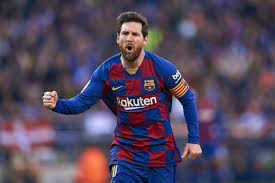
#> input picture messi5.jpg, 275 x 183 px, given in place of the camera
$ python grabcut2.py
#> lines starting #> are read from the running program, lines starting #| are printed output that depends on the picture; after the words box and inside, x2 and y2 are one past the last pixel; in counts of white or black regions, pixels touching at a corner belong together
#!/usr/bin/env python

import cv2
import numpy as np
import math
import struct
i = 0
def nothing(*args):
    pass

if __name__ == '__main__':

    cv2.namedWindow("result")
    cap = cv2.VideoCapture(0)

    cv2.namedWindow('color_filter')  # Main window
    cv2.namedWindow('Settings')
    cv2.createTrackbar('h1', 'Settings', 67, 255, nothing)
    cv2.createTrackbar('s1', 'Settings', 62, 255, nothing)
    cv2.createTrackbar('v1', 'Settings', 0, 255, nothing)
    cv2.createTrackbar('h2', 'Settings', 90, 255, nothing)
    cv2.createTrackbar('s2', 'Settings', 255, 255, nothing)
    cv2.createTrackbar('v2', 'Settings', 241, 255, nothing)
    cv2.createTrackbar('black', 'Settings', 0, 1, nothing)
    color_blue = (255, 0, 0)
    color_red = (0, 0, 128)

    while True:
        flag, img = cap.read()
#> img is the input picture: shape (183, 275, 3); mean B, G, R 91.9, 71.2, 82.6
        img = cv2.flip(img, 1)
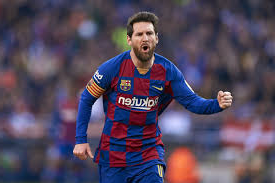
#> img: shape (183, 275, 3); mean B, G, R 91.9, 71.2, 82.6

        # [10 lines of commented-out code are left out]

        h1 = cv2.getTrackbarPos('h1', 'Settings')
        s1 = cv2.getTrackbarPos('s1', 'Settings')
        v1 = cv2.getTrackbarPos('v1', 'Settings')
        h2 = cv2.getTrackbarPos('h2', 'Settings')
        s2 = cv2.getTrackbarPos('s2', 'Settings')
        v2 = cv2.getTrackbarPos('v2', 'Settings')
        black=cv2.getTrackbarPos('black', 'Settings')
        hsv_min = np.array((h1, s1, v1), np.uint8)
        hsv_max = np.array((h2, s2, v2), np.uint8)

        try:
            hsv = cv2.cvtColor(img, cv2.COLOR_BGR2HSV)
#> hsv: shape (183, 275, 3); mean H, S, V 121.1, 95.1, 104.5
            thresh = cv2.inRange(hsv, hsv_min, hsv_max)
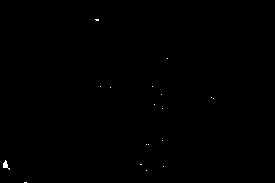
#> thresh: shape (183, 275); 0.12% white; 18 white regions (17 under 20 px)
            contours0, hierarchy = cv2.findContours(thresh.copy(), cv2.RETR_EXTERNAL, cv2.CHAIN_APPROX_NONE)
#> contours0 = 18 contours, 17 with area under 20; largest, box (x1, y1, x2, y2) and area: (3, 160, 10, 170) 20

            for cnt in contours0:
                rect = cv2.minAreaRect(cnt)
                box = cv2.boxPoints(rect)
                box = np.int0(box)
                center = (int(rect[0][0]), int(rect[0][1]))
                area = int(rect[1][0] * rect[1][1])
                if area > 500:
                    cv2.drawContours(img, [box], 0, color_blue, 2)
                    cv2.circle(img, center, 5, color_red, 2)
                    print(box[0][0])
#> this loop made 18 passes
#> (rect, box, center, area) on pass 5: (((5.07, 165.3), (5.12, 9.85), -23.2), [[4, 170], [0, 161], [5, 159], [9, 168]], (5, 165), 50)
            if (black == 0):
                cv2.imshow('result', img)
            else:
                cv2.imshow('result', thresh)
        except:
            cap.release()
            raise
        ch = cv2.waitKey(5)
#> (key Esc is pressed here)
        if ch == 27:
            cv2.imwrite("test.png", img)
            break

    cap.release()
    cv2.destroyAllWindows()
